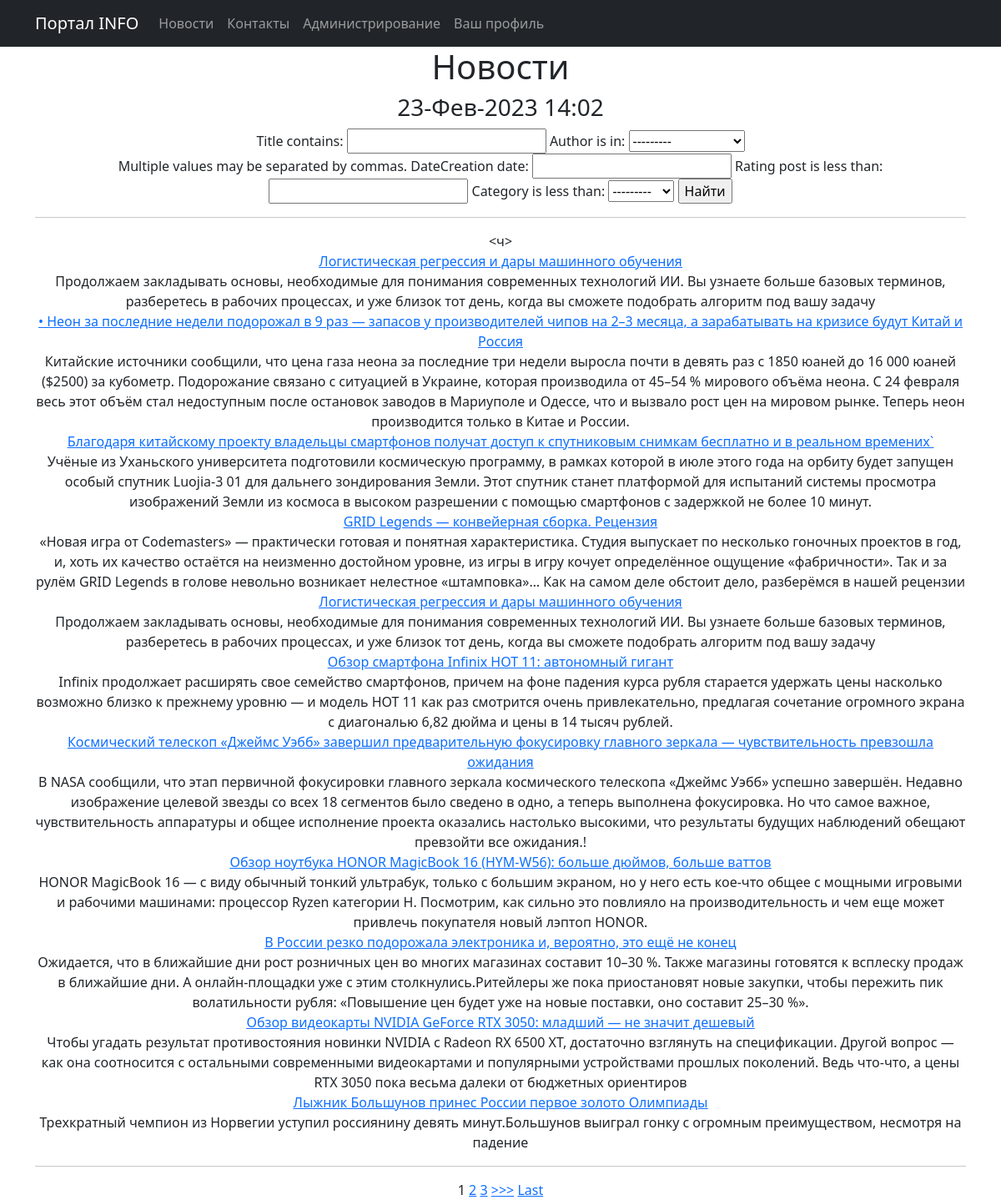
/news/news_search/, run on the app's committed database.
### news/models.py (models this page shows, shortened)
class Post(models.Model):
    News = 'NW'
    Article = 'AR'
    CATEGORY_CHOICES = [
        (News, 'Новость'),
        (Article, 'Статья'),
    ]
    author = models.ForeignKey(Author, on_delete=models.CASCADE) #связь «один ко многим» с моделью Author;
    categoryType = models.CharField(max_length=2, choices=CATEGORY_CHOICES, default=Article)
    dateCreation = models.DateTimeField(auto_now_add=True)
    category = models.ForeignKey(Category, on_delete=models.CASCADE, null=True) #связь «многие ко многим» с моделью Category
    title = models.CharField(max_length=228)
    text = models.TextField()
    rating_post = models.SmallIntegerField(default=0)

### news/views.py (the view)
# urls.py: path('news_search/', PostSearch.as_view(), name='news_search'),
class PostSearch(ListView):
    model = Post
    template_name = 'News_search.html'
    context_object_name = 'news'
    queryset = Post.objects.order_by('-dateCreation')
    paginate_by = 3  # поставим постраничный вывод в один элемент
    def get_context_data(self, **kwargs):
        context = super().get_context_data(**kwargs)
        context['filter'] = PostFilter(self.request.GET, queryset=self.get_queryset())  # вписываем наш фильтр в контекст
        context['time_now'] = datetime.utcnow()
        context['value1'] = None
        return context

### news/models.py (called while the page is built)
    def __str__(self):
        return f'{self.authorUser}'

    def __str__(self):
        return f'{self.name}'

### news/templatetags/custom_filters.py (called while the page is built)
@register.filter(name='censor')
def censor(value):
    for word in censor_list:
        value = value.replace(word, '*****')
    return value

### news/templates/News_search.html (shortened to what this page needs)
{% extends 'flatpages/default.html' %}
{% load custom_filters %}
{% block content %}
    <h1>Новости</h1>
    <h3>{{ time_now|date:'d-M-Y H:m' }}</h3>
    {% if news %}
<form method="GET">
    {{ filter.form }}
    <input type="submit" value="Найти">
</form>
<hr><ч></ч>
   {% for news in filter.qs %}
        <tr>
            <td>
                <br> <a href="{% url 'post_detail' news.id %}"><u>{{ news.title|truncatechars:150|censor }}</u> </a>
            </td>
            <td>
                <br> {{ news.text|censor }}
            </td>
        </tr>
    {% endfor %}
    {% else %}
        <h1>Новостей нет!</h1>
    {% endif %}
{% if is_paginated %}
<hr>
    {% for num in page_obj.paginator.page_range %}
        {% if page_obj.number == num %}
            <a>{{ num }}</a>
        {% elif num > page_obj.number|add:'-3' and num < page_obj.number|add:'3' %}
            <a href="?page={{ num }}">{{ num }}</a>
        {% endif %}
    {% endfor %}
    {% if page_obj.has_next %}
        <a href="?page={{ page_obj.next_page_number }}">>>></a>
        <a href="?page={{ page_obj.paginator.num_pages }}">Last</a>
    {% endif %}
{% endif %}
{% endblock content %}

### data on the page
Post: title|censor "Логистическая регрессия и дары машинного обучения", text|censor "Продолжаем закладывать основы, необходимые для понимания современных технологий ИИ. Вы узнаете больше базовых терминов, разберетесь в рабочих процессах, и уже близок тот день, когда вы сможете подобрать алгоритм под вашу задачу"
Post: title|censor "• Неон за последние недели подорожал в 9 раз — запасов у производителей чипов на 2–3 месяца, а зарабатывать на кризисе будут Китай и Россия", text|censor "Китайские источники сообщили, что цена газа неона за последние три недели выросла почти в девять раз с 1850 юаней до 16 000 юаней ($2500) за кубометр. Подорожание связано с ситуацией в Украине, которая производила от 45–54 % мирового объёма неона. С 24 февраля весь этот объём стал недоступным после остановок заводов в Мариуполе и Одессе, что и вызвало рост цен на мировом рынке. Теперь неон производится только в Китае и России."
Post: title|censor "Благодаря китайскому проекту владельцы смартфонов получат доступ к спутниковым снимкам бесплатно и в реальном времениx`", text|censor "Учёные из Уханьского университета подготовили космическую программу, в рамках которой в июле этого года на орбиту будет запущен особый спутник Luojia-3 01 для дальнего зондирования Земли. Этот спутник станет платформой для испытаний системы просмотра изображений Земли из космоса в высоком разрешении с помощью смартфонов с задержкой не более 10 минут."
Post: title|censor "GRID Legends — конвейерная сборка. Рецензия", text|censor "«Новая игра от Codemasters» — практически готовая и понятная характеристика. Студия выпускает по несколько гоночных проектов в год, и, хоть их качество остаётся на неизменно достойном уровне, из игры в игру кочует определённое ощущение «фабричности». Так и за рулём GRID Legends в голове невольно возникает нелестное «штамповка»… Как на самом деле обстоит дело, разберёмся в нашей рецензии"
Post: title|censor "Логистическая регрессия и дары машинного обучения", text|censor "Продолжаем закладывать основы, необходимые для понимания современных технологий ИИ. Вы узнаете больше базовых терминов, разберетесь в рабочих процессах, и уже близок тот день, когда вы сможете подобрать алгоритм под вашу задачу"
Post: title|censor "Обзор смартфона Infinix HOT 11: автономный гигант", text|censor "Infinix продолжает расширять свое семейство смартфонов, причем на фоне падения курса рубля старается удержать цены насколько возможно близко к прежнему уровню — и модель HOT 11 как раз смотрится очень привлекательно, предлагая сочетание огромного экрана с диагональю 6,82 дюйма и цены в 14 тысяч рублей."
Post: title|censor "Космический телескоп «Джеймс Уэбб» завершил предварительную фокусировку главного зеркала — чувствительность превзошла ожидания", text|censor "В NASA сообщили, что этап первичной фокусировки главного зеркала космического телескопа «Джеймс Уэбб» успешно завершён. Недавно изображение целевой звезды со всех 18 сегментов было сведено в одно, а теперь выполнена фокусировка. Но что самое важное, чувствительность аппаратуры и общее исполнение проекта оказались настолько высокими, что результаты будущих наблюдений обещают превзойти все ожидания.!"
Post: title|censor "Обзор ноутбука HONOR MagicBook 16 (HYM-W56): больше дюймов, больше ваттов", text|censor "HONOR MagicBook 16 — с виду обычный тонкий ультрабук, только с большим экраном, но у него есть кое-что общее с мощными игровыми и рабочими машинами: процессор Ryzen категории H. Посмотрим, как сильно это повлияло на производительность и чем еще может привлечь покупателя новый лэптоп HONOR."
Post: title|censor "В России резко подорожала электроника и, вероятно, это ещё не конец", text|censor "Ожидается, что в ближайшие дни рост розничных цен во многих магазинах составит 10–30 %. Также магазины готовятся к всплеску продаж в ближайшие дни. А онлайн-площадки уже с этим столкнулись.Ритейлеры же пока приостановят новые закупки, чтобы пережить пик волатильности рубля: «Повышение цен будет уже на новые поставки, оно составит 25–30 %»."
Post: title|censor "Обзор видеокарты NVIDIA GeForce RTX 3050: младший — не значит дешевый", text|censor "Чтобы угадать результат противостояния новинки NVIDIA с Radeon RX 6500 XT, достаточно взглянуть на спецификации. Другой вопрос — как она соотносится с остальными современными видеокартами и популярными устройствами прошлых поколений. Ведь что-что, а цены RTX 3050 пока весьма далеки от бюджетных ориентиров"
Post: title|censor "Лыжник Большунов принес России первое золото Олимпиады", text|censor "Трехкратный чемпион из Норвегии уступил россиянину девять минут.Большунов выиграл гонку с огромным преимуществом, несмотря на падение"

### other printed values
{{ time_now|date:'d-M-Y H:m' }} "23-Фев-2023 14:02"
{{ num }} "1"
{{ num }} "2" "3"
